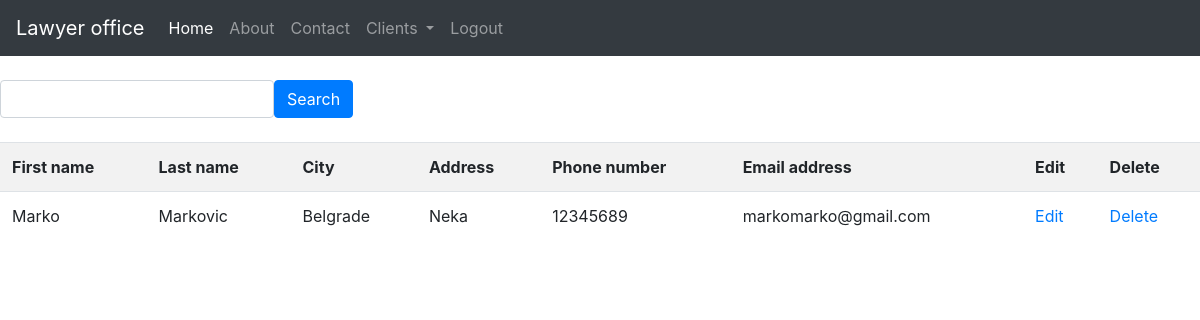
/all_client (signed in), run on an earlier commit of the app's database.
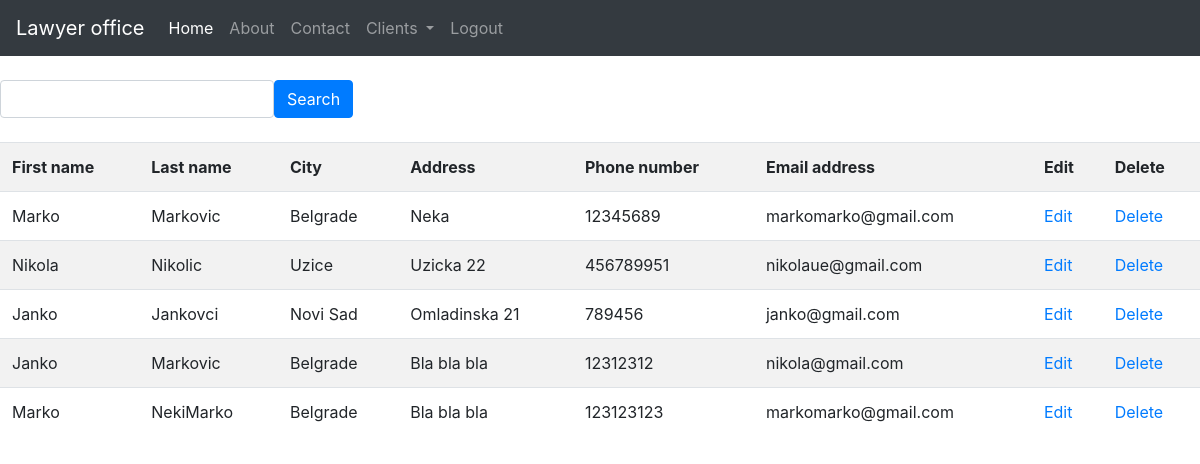
And on a later commit of the database.
### blog/models.py (models this page shows)
class Client(db.Model):
    id = db.Column(db.Integer, primary_key=True)
    first_name = db.Column(db.String(250), nullable=False)
    last_name = db.Column(db.String(250), nullable=False)
    city = db.Column(db.String(50), nullable=False)
    address = db.Column(db.String(50), nullable=False)
    phone = db.Column(db.String(50), nullable=False)
    mail = db.Column(db.String(50))
    user_id = db.Column(db.Integer, db.ForeignKey('user.id'), nullable=False)

### client/routes.py (the view)
@client.route("/all_client")
def all_client():
    clients = Client.query.filter_by(lawyer=current_user)
    return render_template("all_clients.html", title="All clients", clients=clients)

### blog/models.py (called while the page is built)
@login_manager.user_loader
def load_user(user_id):
    return User.query.get(int(user_id))

### blog/templates/all_clients.html (shortened to what this page needs)
{% extends 'base.html' %}
{% block content %}
<br>
<form action="{{url_for('client.search')}}" method="POST">
    <div class="input-group">
        <div class="form-outline">
            <input type="search" name="search_string" id="form1" class="form-control"/>
        </div>
        <button type="submit" value="Search" class="btn btn-primary">
             Search
        </button>
    </div>
</form>
<br>
<table class="table table-striped">
    <tr>
        <th>First name</th>
        <th>Last name</th>
        <th>City</th>
        <th>Address</th>
        <th>Phone number</th>
        <th>Email address</th>
        <th>Edit</th>
        <th>Delete</th>
    </tr>
    {% for client in clients %}
    <tr>
        <td>{{client.first_name}}</td>
        <td>{{client.last_name}}</td>
        <td>{{client.city}}</td>
        <td>{{client.address}}</td>
        <td>{{client.phone}}</td>
        <td>{{client.mail}}</td>
        <td><a href="{{ url_for('client.edit', client_id=client.id) }}">Edit</a></td>
        <td><a href="{{ url_for('client.delete', client_id= client.id) }}">Delete</a></td>
    </tr>
    {% endfor %}
</table>
{% endblock content %}

### blog/templates/base.html (shortened to what this page needs)
<!DOCTYPE html>
<html lang="en">
<head>
    <link rel="stylesheet" href="https://maxcdn.bootstrapcdn.com/bootstrap/4.0.0/css/bootstrap.min.css"
>
</head>
<body>
<nav class="navbar navbar-expand-lg  navbar-dark bg-dark">
    <a class="navbar-brand" href="{{url_for('main.home')}}">Lawyer office</a>
    <div class="collapse navbar-collapse" id="navbarNav">
        <ul class="navbar-nav">
            <li class="nav-item active">
                <a class="nav-link" href="{{url_for('main.home')}}">Home <span class="sr-only">(current)</span></a>
            </li>
            <li class="nav-item">
                <a class="nav-link" href="{{url_for('main.about')}}">About</a>
            </li>
            <li class="nav-item">
                <a class="nav-link" href="{{url_for('main.contact')}}">Contact</a>
            </li>
            {% if current_user.is_authenticated%}
            <li class="nav-item dropdown">
                <a class="nav-link dropdown-toggle" href="#" id="navbarDropdownMenuLink" data-toggle="dropdown"
                   aria-haspopup="true" aria-expanded="false">
                    Clients
                </a>
            </li>
            <li class="nav-item">
                <a class="nav-link" href="{{url_for('users.logout')}}">Logout</a>
            </li>
            {%endif%}
        </ul>
    </div>
</nav>
{% block content %}{% endblock %}
</body>
</html>

What changed in the data, as far as the page shows it:
added Client: first_name "Nikola", last_name "Nikolic", city "Uzice", address "Uzicka 22", phone "456789951", mail "nikolaue@gmail.com"
added Client: first_name "Janko", last_name "Jankovci", city "Novi Sad", address "Omladinska 21", phone "789456", mail "janko@gmail.com"
added Client: first_name "Janko", last_name "Markovic", city "Belgrade", address "Bla bla bla", phone "12312312", mail "nikola@gmail.com"
added Client: first_name "Marko", last_name "NekiMarko", city "Belgrade", address "Bla bla bla", phone "123123123", mail "markomarko@gmail.com"
